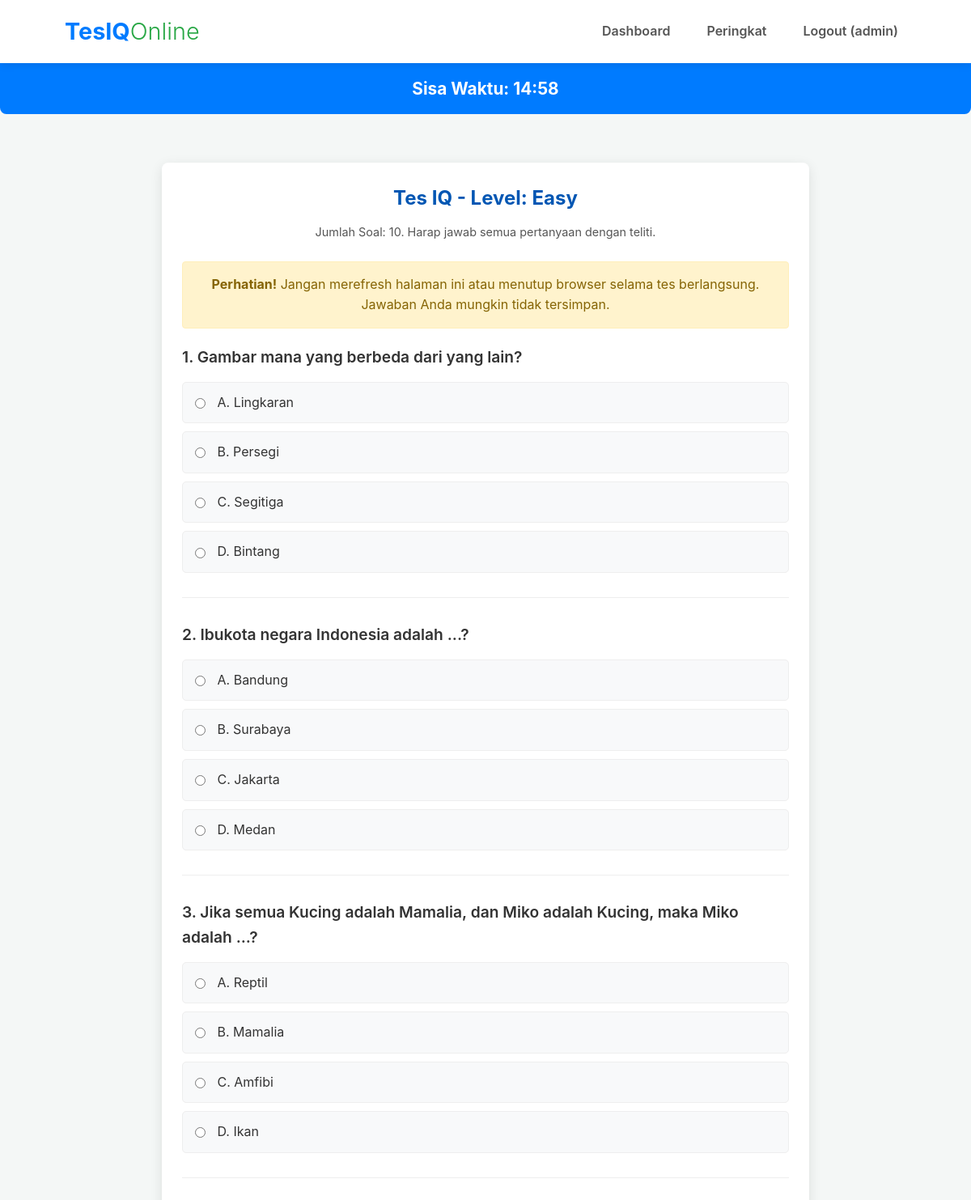
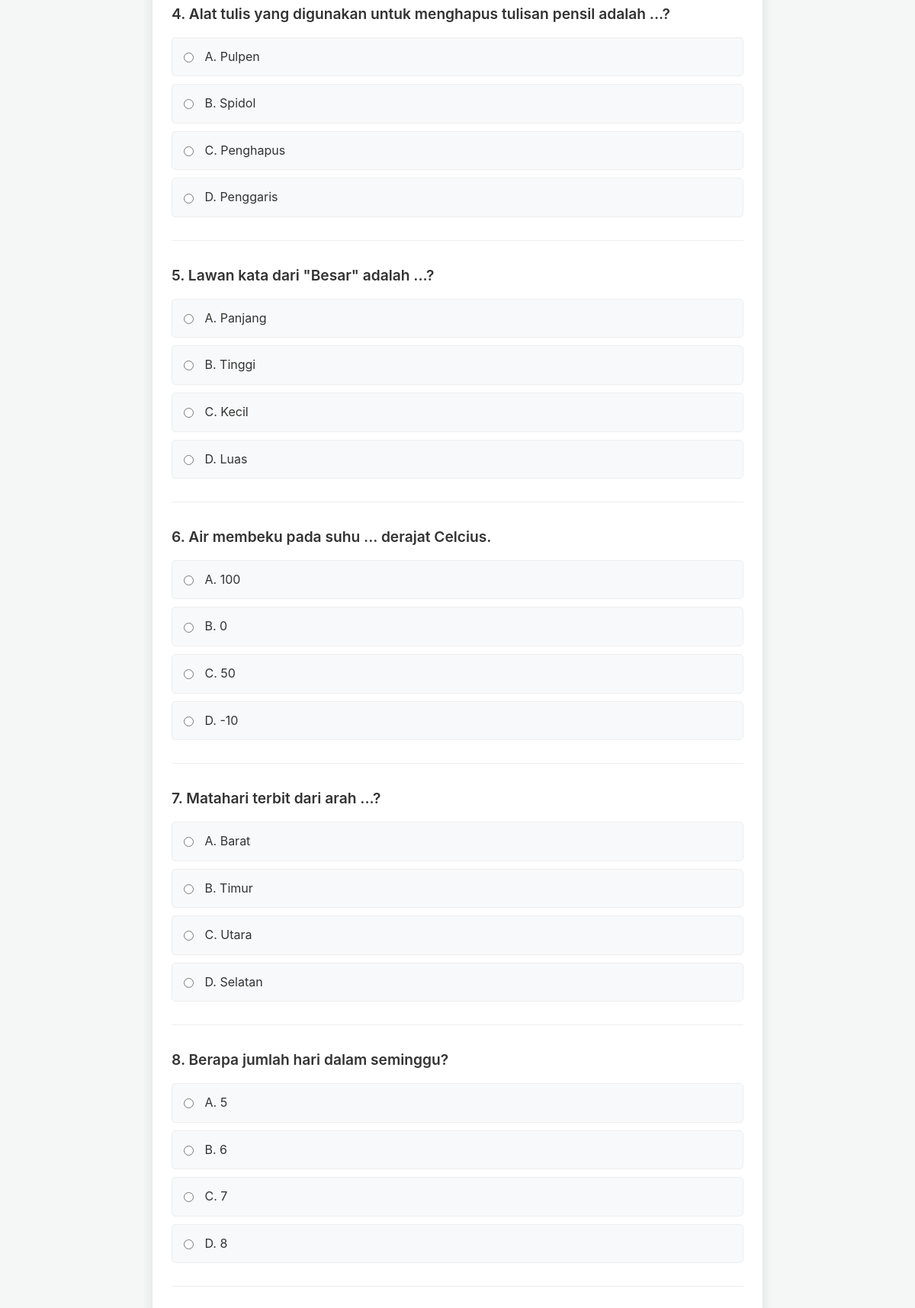
Page /test.php?level_id=1 (signed in, upper part) on the committed database (2 pictures, top to bottom).
### tables this page shows
CREATE TABLE levels (
    id INT AUTO_INCREMENT PRIMARY KEY,
    level_name VARCHAR(50) NOT NULL UNIQUE,
    description TEXT
);

CREATE TABLE questions (
    id INT AUTO_INCREMENT PRIMARY KEY,
    level_id INT NOT NULL,
    question_number INT NOT NULL,
    question_text TEXT NOT NULL,
    option_a VARCHAR(255) NOT NULL,
    option_b VARCHAR(255) NOT NULL,
    option_c VARCHAR(255) NOT NULL,
    option_d VARCHAR(255) NOT NULL,
    correct_option CHAR(1) NOT NULL,
    points INT NOT NULL DEFAULT 10,
    created_at TIMESTAMP DEFAULT CURRENT_TIMESTAMP,
    FOREIGN KEY (level_id) REFERENCES levels(id) ON DELETE CASCADE,
    CONSTRAINT question_per_level UNIQUE (question_text, level_id),
    CONSTRAINT number_per_level UNIQUE (question_number, level_id)
);

### test.php (the view, shortened to what this page needs)
<?php
require_once 'config/db.php';
$level_id = intval($_GET['level_id']);
$stmt_level = $conn->prepare("SELECT level_name, description FROM levels WHERE id = ?");
$stmt_level->bind_param("i", $level_id);
$stmt_level->execute();
$result_level = $stmt_level->get_result();
$level_data = $result_level->fetch_assoc();
$level_name = $level_data['level_name'];
$jumlah_soal_per_tes = 10;
$questions = [];
$stmt_questions = $conn->prepare("SELECT id, question_text, option_a, option_b, option_c, option_d FROM questions WHERE level_id = ? ORDER BY RAND() LIMIT ?");
$stmt_questions->bind_param("ii", $level_id, $jumlah_soal_per_tes);
$stmt_questions->execute();
$result_questions = $stmt_questions->get_result();
if ($result_questions->num_rows > 0) {
    while ($row = $result_questions->fetch_assoc()) {
        $questions[] = $row;
    }
}
$waktu_per_soal_detik = 90;
$total_waktu_tes_detik = count($questions) * $waktu_per_soal_detik;
?>
<!DOCTYPE html>
<html lang="id">
<head>
    <link rel="stylesheet" href="assets/css/style.css">
    <link rel="stylesheet" href="assets/css/test.css">
</head>
<body>
    <header>
        <div class="container">
            <div class="logo">
                 <h1><a href="index.php" style="text-decoration: none; color: inherit;">TesIQ<span class="logo-online">Online</span></a></h1>
            </div>
            <nav>
                <ul>
                    <li><a href="dashboard_user.php">Dashboard</a></li>
                    <li><a href="ranking.php">Peringkat</a></li>
                    <li><a href="logout.php">Logout (<?php echo htmlspecialchars($_SESSION['username']); ?>)</a></li>
                </ul>
            </nav>
        </div>
    </header>
    <div class="timer" id="timer">
        Sisa Waktu: <span id="time">--:--</span>
    </div>
    <main>
        <div class="test-container" data-timeleft="<?php echo $total_waktu_tes_detik; ?>">
            <h2 style="text-align:center; margin-bottom:10px; color:#0056b3;">Tes IQ - Level: <?php echo htmlspecialchars($level_name); ?></h2>
            <p style="text-align:center; margin-bottom:25px; font-size:0.9em; color:#555;">Jumlah Soal: <?php echo count($questions); ?>. Harap jawab semua pertanyaan dengan teliti.</p>
            <div class="warning-message">
                <strong>Perhatian!</strong> Jangan merefresh halaman ini atau menutup browser selama tes berlangsung. Jawaban Anda mungkin tidak tersimpan.
            </div>
            <form action="submit_test.php" method="POST" id="testForm">
                <?php foreach ($questions as $index => $q): ?>
                    <div class="question-block">
                        <p class="question-text"><?php echo ($index + 1) . ". " . htmlspecialchars($q['question_text']); ?></p>
                        <div class="options">
                            <input type="hidden" name="questions_ids[<?php echo $q['id']; ?>]" value="<?php echo $q['id']; ?>"> <label>
                                <input type="radio" name="answers[<?php echo $q['id']; ?>]" value="A" required>
                                A. <?php echo htmlspecialchars($q['option_a']); ?>
                            </label>
                            <label>
                                <input type="radio" name="answers[<?php echo $q['id']; ?>]" value="B">
                                B. <?php echo htmlspecialchars($q['option_b']); ?>
                            </label>
                            <label>
                                <input type="radio" name="answers[<?php echo $q['id']; ?>]" value="C">
                                C. <?php echo htmlspecialchars($q['option_c']); ?>
                            </label>
                            <label>
                                <input type="radio" name="answers[<?php echo $q['id']; ?>]" value="D">
                                D. <?php echo htmlspecialchars($q['option_d']); ?>
                            </label>
                        </div>
                    </div>
                <?php endforeach; ?>
            </form>
        </div>
    </main>
</body>
</html>

### assets/css/style.css (style rules this page uses)
* { margin: 0; padding: 0; box-sizing: border-box; }
body { font-family: -apple-system, BlinkMacSystemFont, "Segoe UI", Roboto, Helvetica, Arial, sans-serif, "Apple Color Emoji", "Segoe UI Emoji", "Segoe UI Symbol"; line-height: 1.6; color: #333; background-color: #f4f7f6; display: flex; flex-direction: column; min-height: 100vh; }
.container { width: 90%; max-width: 1100px; margin: 0 auto; padding: 0 20px; }
header { background-color: #ffffff; color: #333; padding: 1rem 0; box-shadow: 0 2px 10px rgba(0, 0, 0, 0.1); position: sticky; top: 0; z-index: 1000; }
header .container { display: flex; justify-content: space-between; align-items: center; }
header .logo h1 { font-size: 1.8rem; color: #007bff; font-weight: 700; }
header .logo .logo-online { color: #28a745; font-weight: 300; }
header nav ul { list-style: none; display: flex; }
header nav ul li { margin-left: 25px; }
header nav ul li a { text-decoration: none; color: #555; font-weight: 600; padding: 5px 10px; border-radius: 5px; transition: background-color 0.3s ease, color 0.3s ease; }
main { flex-grow: 1; padding-top: 20px; }

### assets/css/test.css (style rules this page uses)
.test-container { max-width: 800px; margin: 20px auto; padding: 25px; background-color: #fff; border-radius: 8px; box-shadow: 0 4px 15px rgba(0, 0, 0, 0.1); }
.question-block { margin-bottom: 30px; padding-bottom: 20px; border-bottom: 1px solid #eee; }
.question-text { font-size: 1.2rem; font-weight: 600; margin-bottom: 15px; color: #333; }
.options label { display: block; background-color: #f8f9fa; padding: 12px 15px; margin-bottom: 10px; border-radius: 5px; cursor: pointer; transition: background-color 0.2s ease-in-out, border-color 0.2s ease-in-out; border: 1px solid #eee; }
.options input[type="radio"] { margin-right: 10px; vertical-align: middle; }
.timer { position: sticky; top: 70px; background-color: #007bff; color: white; padding: 15px; text-align: center; font-size: 1.3rem; font-weight: bold; border-radius: 0 0 8px 8px; z-index: 900; margin-bottom: 20px; }
header { position: sticky; top: 0; z-index: 1000; }
.warning-message { background-color: #fff3cd; color: #856404; padding: 15px; margin-bottom: 20px; border: 1px solid #ffeeba; border-radius: 0.25rem; text-align: center; }

### rows in the picture
levels: level_name "Easy"
questions: question_text "Gambar mana yang berbeda dari yang lain?", option_a "Lingkaran", option_b "Persegi", option_c "Segitiga", option_d "Bintang"
questions: question_text "Ibukota negara Indonesia adalah ...?", option_a "Bandung", option_b "Surabaya", option_c "Jakarta", option_d "Medan"
questions: question_text "Jika semua Kucing adalah Mamalia, dan Miko adalah Kucing, maka Miko adalah ...?", option_a "Reptil", option_b "Mamalia", option_c "Amfibi", option_d "Ikan"
questions: question_text "Alat tulis yang digunakan untuk menghapus tulisan pensil adalah ...?", option_a "Pulpen", option_b "Spidol", option_c "Penghapus", option_d "Penggaris"
questions: question_text "Lawan kata dari \"Besar\" adalah ...?", option_a "Panjang", option_b "Tinggi", option_c "Kecil", option_d "Luas"
questions: question_text "Air membeku pada suhu ... derajat Celcius.", option_a "100", option_b "0", option_c "50", option_d "-10"
questions: question_text "Matahari terbit dari arah ...?", option_a "Barat", option_b "Timur", option_c "Utara", option_d "Selatan"
questions: question_text "Berapa jumlah hari dalam seminggu?", option_a "5", option_b "6", option_c "7", option_d "8"

### other values in the picture
$_SESSION['username'] "admin"
count($questions) "10"
